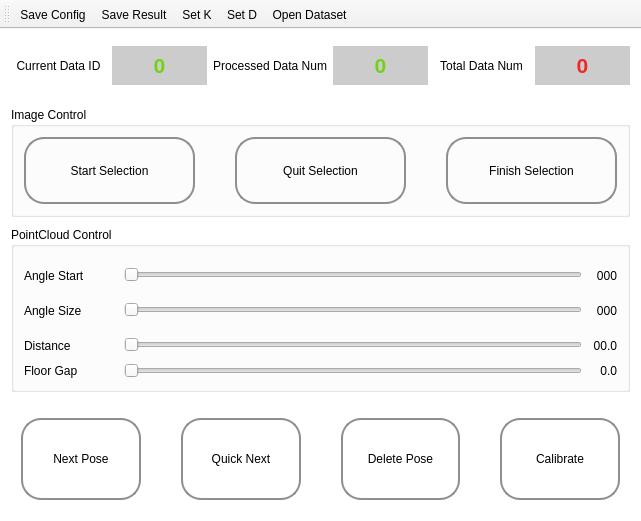
<?xml version="1.0" encoding="UTF-8"?>
<ui version="4.0">
 <class>MainWindow</class>
 <widget class="QMainWindow" name="MainWindow">
  <property name="geometry">
   <rect>
    <x>0</x>
    <y>0</y>
    <width>641</width>
    <height>521</height>
   </rect>
  </property>
  <property name="minimumSize">
   <size>
    <width>600</width>
    <height>500</height>
   </size>
  </property>
  <property name="windowTitle">
   <string>Multi-Sensor Extrinsic Calibration</string>
  </property>
  <property name="styleSheet">
   <string notr="true"/>
  </property>
  <widget class="QWidget" name="centralWidget">
   <property name="styleSheet">
    <string notr="true">QSlider{
	outline: none;
    border:none;
}
QPushButton{     
	 outline: none;
	 border: 2px solid #8f8f91;
     border-radius: 20px;
     background-color: qlineargradient(x1: 0, y1: 0, x2: 0, y2: 1,
                                       stop: 0 #f6f7fa, stop: 1 #dadbde); 
}     
QPushButton::pressed{     
	background-color: qlineargradient(x1: 0, y1: 0, x2: 0, y2: 1,
                                       stop: 0 #dadbde, stop: 1 #f6f7fa);  
}     
QPushButton::disabled{     
	border: none;
}     
QPushButton:flat {
     border: none;  /* no border for a flat push button */
 }
QPushButton:default {
     border-color: navy; /* make the default button prominent */
 }

#centralWidget
{	
	background-color: rgb(255, 255, 255);
}</string>
   </property>
   <layout class="QVBoxLayout" name="verticalLayout" stretch="1,6,2">
    <item>
     <layout class="QHBoxLayout" name="horizontalLayout">
      <property name="topMargin">
       <number>6</number>
      </property>
      <property name="bottomMargin">
       <number>6</number>
      </property>
      <item>
       <widget class="QLabel" name="label">
        <property name="text">
         <string>Current Data ID</string>
        </property>
        <property name="alignment">
         <set>Qt::AlignCenter</set>
        </property>
       </widget>
      </item>
      <item>
       <widget class="QLabel" name="current_data_id">
        <property name="font">
         <font>
          <pointsize>16</pointsize>
          <weight>75</weight>
          <bold>true</bold>
         </font>
        </property>
        <property name="styleSheet">
         <string notr="true">QLabel{
	color: rgb(115, 210, 22);
	background-color: #ccc;
}</string>
        </property>
        <property name="text">
         <string>0</string>
        </property>
        <property name="alignment">
         <set>Qt::AlignCenter</set>
        </property>
       </widget>
      </item>
      <item>
       <widget class="QLabel" name="label_2">
        <property name="text">
         <string>Processed Data Num</string>
        </property>
        <property name="alignment">
         <set>Qt::AlignCenter</set>
        </property>
       </widget>
      </item>
      <item>
       <widget class="QLabel" name="processed_data_num">
        <property name="font">
         <font>
          <pointsize>16</pointsize>
          <weight>75</weight>
          <bold>true</bold>
         </font>
        </property>
        <property name="styleSheet">
         <string notr="true">QLabel{
	color: rgb(115, 210, 22);
	background-color: #ccc;
}</string>
        </property>
        <property name="text">
         <string>0</string>
        </property>
        <property name="alignment">
         <set>Qt::AlignCenter</set>
        </property>
       </widget>
      </item>
      <item>
       <widget class="QLabel" name="label_9">
        <property name="text">
         <string>Total Data Num</string>
        </property>
        <property name="alignment">
         <set>Qt::AlignCenter</set>
        </property>
       </widget>
      </item>
      <item>
       <widget class="QLabel" name="total_data_num">
        <property name="font">
         <font>
          <pointsize>16</pointsize>
          <weight>75</weight>
          <bold>true</bold>
         </font>
        </property>
        <property name="styleSheet">
         <string notr="true">QLabel{
color: rgb(239, 41, 41);
	background-color: #ccc;
}</string>
        </property>
        <property name="text">
         <string>0</string>
        </property>
        <property name="alignment">
         <set>Qt::AlignCenter</set>
        </property>
       </widget>
      </item>
     </layout>
    </item>
    <item>
     <layout class="QVBoxLayout" name="verticalLayout_2" stretch="2,3">
      <property name="spacing">
       <number>10</number>
      </property>
      <property name="sizeConstraint">
       <enum>QLayout::SetDefaultConstraint</enum>
      </property>
      <property name="topMargin">
       <number>10</number>
      </property>
      <property name="bottomMargin">
       <number>10</number>
      </property>
      <item>
       <widget class="QGroupBox" name="image_group">
        <property name="title">
         <string>Image Control</string>
        </property>
        <layout class="QHBoxLayout" name="horizontalLayout_2">
         <property name="spacing">
          <number>40</number>
         </property>
         <property name="leftMargin">
          <number>10</number>
         </property>
         <property name="topMargin">
          <number>10</number>
         </property>
         <property name="rightMargin">
          <number>10</number>
         </property>
         <property name="bottomMargin">
          <number>10</number>
         </property>
         <item>
          <widget class="QPushButton" name="pick_points_start">
           <property name="enabled">
            <bool>true</bool>
           </property>
           <property name="sizePolicy">
            <sizepolicy hsizetype="Minimum" vsizetype="Expanding">
             <horstretch>0</horstretch>
             <verstretch>0</verstretch>
            </sizepolicy>
           </property>
           <property name="text">
            <string>Start Selection</string>
           </property>
          </widget>
         </item>
         <item>
          <widget class="QPushButton" name="pick_points_quit">
           <property name="enabled">
            <bool>true</bool>
           </property>
           <property name="sizePolicy">
            <sizepolicy hsizetype="Minimum" vsizetype="Expanding">
             <horstretch>0</horstretch>
             <verstretch>0</verstretch>
            </sizepolicy>
           </property>
           <property name="text">
            <string>Quit Selection</string>
           </property>
          </widget>
         </item>
         <item>
          <widget class="QPushButton" name="pick_points_end">
           <property name="enabled">
            <bool>true</bool>
           </property>
           <property name="sizePolicy">
            <sizepolicy hsizetype="Minimum" vsizetype="Expanding">
             <horstretch>0</horstretch>
             <verstretch>0</verstretch>
            </sizepolicy>
           </property>
           <property name="text">
            <string>Finish Selection</string>
           </property>
          </widget>
         </item>
        </layout>
       </widget>
      </item>
      <item>
       <widget class="QGroupBox" name="pointcloud_group">
        <property name="title">
         <string>PointCloud Control</string>
        </property>
        <layout class="QGridLayout" name="gridLayout" rowstretch="1,1,1,0" columnstretch="1,0,8,0">
         <property name="leftMargin">
          <number>10</number>
         </property>
         <property name="rightMargin">
          <number>10</number>
         </property>
         <property name="spacing">
          <number>0</number>
         </property>
         <item row="0" column="0">
          <widget class="QLabel" name="label_3">
           <property name="sizePolicy">
            <sizepolicy hsizetype="Preferred" vsizetype="Expanding">
             <horstretch>0</horstretch>
             <verstretch>0</verstretch>
            </sizepolicy>
           </property>
           <property name="minimumSize">
            <size>
             <width>100</width>
             <height>0</height>
            </size>
           </property>
           <property name="maximumSize">
            <size>
             <width>100</width>
             <height>16777215</height>
            </size>
           </property>
           <property name="text">
            <string>Angle Start</string>
           </property>
           <property name="alignment">
            <set>Qt::AlignLeading|Qt::AlignLeft|Qt::AlignVCenter</set>
           </property>
          </widget>
         </item>
         <item row="2" column="0">
          <widget class="QLabel" name="label_5">
           <property name="sizePolicy">
            <sizepolicy hsizetype="Preferred" vsizetype="Expanding">
             <horstretch>0</horstretch>
             <verstretch>0</verstretch>
            </sizepolicy>
           </property>
           <property name="minimumSize">
            <size>
             <width>100</width>
             <height>0</height>
            </size>
           </property>
           <property name="maximumSize">
            <size>
             <width>100</width>
             <height>16777215</height>
            </size>
           </property>
           <property name="text">
            <string>Distance</string>
           </property>
           <property name="alignment">
            <set>Qt::AlignLeading|Qt::AlignLeft|Qt::AlignVCenter</set>
           </property>
          </widget>
         </item>
         <item row="1" column="2">
          <widget class="QSlider" name="angle_size_slide">
           <property name="minimumSize">
            <size>
             <width>0</width>
             <height>30</height>
            </size>
           </property>
           <property name="maximum">
            <number>360</number>
           </property>
           <property name="orientation">
            <enum>Qt::Horizontal</enum>
           </property>
          </widget>
         </item>
         <item row="2" column="2">
          <widget class="QSlider" name="distance_slide">
           <property name="minimumSize">
            <size>
             <width>0</width>
             <height>30</height>
            </size>
           </property>
           <property name="maximum">
            <number>100</number>
           </property>
           <property name="orientation">
            <enum>Qt::Horizontal</enum>
           </property>
          </widget>
         </item>
         <item row="0" column="2">
          <widget class="QSlider" name="angle_start_slide">
           <property name="minimumSize">
            <size>
             <width>0</width>
             <height>30</height>
            </size>
           </property>
           <property name="maximum">
            <number>360</number>
           </property>
           <property name="orientation">
            <enum>Qt::Horizontal</enum>
           </property>
          </widget>
         </item>
         <item row="1" column="0">
          <widget class="QLabel" name="label_4">
           <property name="sizePolicy">
            <sizepolicy hsizetype="Preferred" vsizetype="Expanding">
             <horstretch>0</horstretch>
             <verstretch>0</verstretch>
            </sizepolicy>
           </property>
           <property name="minimumSize">
            <size>
             <width>100</width>
             <height>0</height>
            </size>
           </property>
           <property name="maximumSize">
            <size>
             <width>100</width>
             <height>16777215</height>
            </size>
           </property>
           <property name="text">
            <string>Angle Size</string>
           </property>
           <property name="alignment">
            <set>Qt::AlignLeading|Qt::AlignLeft|Qt::AlignVCenter</set>
           </property>
          </widget>
         </item>
         <item row="0" column="3">
          <widget class="QLabel" name="angle_start_text">
           <property name="minimumSize">
            <size>
             <width>35</width>
             <height>0</height>
            </size>
           </property>
           <property name="maximumSize">
            <size>
             <width>40</width>
             <height>16777215</height>
            </size>
           </property>
           <property name="text">
            <string>000</string>
           </property>
           <property name="alignment">
            <set>Qt::AlignRight|Qt::AlignTrailing|Qt::AlignVCenter</set>
           </property>
          </widget>
         </item>
         <item row="1" column="3">
          <widget class="QLabel" name="angle_size_text">
           <property name="minimumSize">
            <size>
             <width>35</width>
             <height>0</height>
            </size>
           </property>
           <property name="maximumSize">
            <size>
             <width>40</width>
             <height>16777215</height>
            </size>
           </property>
           <property name="text">
            <string>000</string>
           </property>
           <property name="alignment">
            <set>Qt::AlignRight|Qt::AlignTrailing|Qt::AlignVCenter</set>
           </property>
          </widget>
         </item>
         <item row="2" column="3">
          <widget class="QLabel" name="distance_text">
           <property name="minimumSize">
            <size>
             <width>35</width>
             <height>0</height>
            </size>
           </property>
           <property name="maximumSize">
            <size>
             <width>40</width>
             <height>16777215</height>
            </size>
           </property>
           <property name="text">
            <string>00.0</string>
           </property>
           <property name="alignment">
            <set>Qt::AlignRight|Qt::AlignTrailing|Qt::AlignVCenter</set>
           </property>
          </widget>
         </item>
         <item row="3" column="0">
          <widget class="QLabel" name="label_6">
           <property name="text">
            <string>Floor Gap</string>
           </property>
          </widget>
         </item>
         <item row="3" column="2">
          <widget class="QSlider" name="floor_gap_slide">
           <property name="maximum">
            <number>100</number>
           </property>
           <property name="orientation">
            <enum>Qt::Horizontal</enum>
           </property>
          </widget>
         </item>
         <item row="3" column="3">
          <widget class="QLabel" name="floor_gap_text">
           <property name="text">
            <string>0.0</string>
           </property>
           <property name="alignment">
            <set>Qt::AlignRight|Qt::AlignTrailing|Qt::AlignVCenter</set>
           </property>
          </widget>
         </item>
        </layout>
       </widget>
      </item>
     </layout>
    </item>
    <item>
     <layout class="QHBoxLayout" name="horizontalLayout_3">
      <property name="spacing">
       <number>40</number>
      </property>
      <property name="leftMargin">
       <number>10</number>
      </property>
      <property name="topMargin">
       <number>10</number>
      </property>
      <property name="rightMargin">
       <number>10</number>
      </property>
      <property name="bottomMargin">
       <number>10</number>
      </property>
      <item>
       <widget class="QPushButton" name="next_pose">
        <property name="enabled">
         <bool>true</bool>
        </property>
        <property name="sizePolicy">
         <sizepolicy hsizetype="Minimum" vsizetype="Expanding">
          <horstretch>0</horstretch>
          <verstretch>0</verstretch>
         </sizepolicy>
        </property>
        <property name="text">
         <string>Next Pose</string>
        </property>
       </widget>
      </item>
      <item>
       <widget class="QPushButton" name="quick_next_pose">
        <property name="sizePolicy">
         <sizepolicy hsizetype="Minimum" vsizetype="Expanding">
          <horstretch>0</horstretch>
          <verstretch>0</verstretch>
         </sizepolicy>
        </property>
        <property name="text">
         <string>Quick Next</string>
        </property>
       </widget>
      </item>
      <item>
       <widget class="QPushButton" name="delete_pose">
        <property name="enabled">
         <bool>true</bool>
        </property>
        <property name="sizePolicy">
         <sizepolicy hsizetype="Minimum" vsizetype="Expanding">
          <horstretch>0</horstretch>
          <verstretch>0</verstretch>
         </sizepolicy>
        </property>
        <property name="text">
         <string>Delete Pose</string>
        </property>
       </widget>
      </item>
      <item>
       <widget class="QPushButton" name="calibrate">
        <property name="enabled">
         <bool>true</bool>
        </property>
        <property name="sizePolicy">
         <sizepolicy hsizetype="Minimum" vsizetype="Expanding">
          <horstretch>0</horstretch>
          <verstretch>0</verstretch>
         </sizepolicy>
        </property>
        <property name="minimumSize">
         <size>
          <width>0</width>
          <height>0</height>
         </size>
        </property>
        <property name="text">
         <string>Calibrate</string>
        </property>
       </widget>
      </item>
     </layout>
    </item>
   </layout>
  </widget>
  <widget class="QToolBar" name="toolBar">
   <property name="windowTitle">
    <string>toolBar</string>
   </property>
   <property name="styleSheet">
    <string notr="true"/>
   </property>
   <attribute name="toolBarArea">
    <enum>TopToolBarArea</enum>
   </attribute>
   <attribute name="toolBarBreak">
    <bool>false</bool>
   </attribute>
   <addaction name="actionSave_Config"/>
   <addaction name="actionSave_Result"/>
   <addaction name="actionSet_K"/>
   <addaction name="actionSet_D"/>
   <addaction name="actionOpen_Dataset"/>
  </widget>
  <action name="actionSave_Config">
   <property name="text">
    <string>Save Config</string>
   </property>
   <property name="toolTip">
    <string>save result and config to files</string>
   </property>
   <property name="shortcut">
    <string>Ctrl+S</string>
   </property>
  </action>
  <action name="actionSet_K">
   <property name="text">
    <string>Set K</string>
   </property>
   <property name="toolTip">
    <string>set camera matrix</string>
   </property>
  </action>
  <action name="actionSet_D">
   <property name="text">
    <string>Set D</string>
   </property>
   <property name="toolTip">
    <string>set distortion coefficients</string>
   </property>
  </action>
  <action name="actionOpen_Dataset">
   <property name="text">
    <string>Open Dataset</string>
   </property>
   <property name="toolTip">
    <string>choose dataset directory</string>
   </property>
  </action>
  <action name="actionSave_Result">
   <property name="text">
    <string>Save Result</string>
   </property>
   <property name="toolTip">
    <string>Save calibration result</string>
   </property>
  </action>
 </widget>
 <layoutdefault spacing="6" margin="11"/>
 <resources/>
 <connections/>
</ui>
